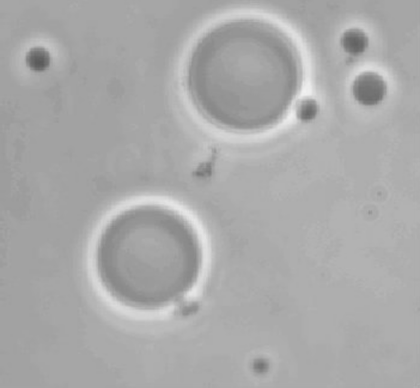
%> input picture Projeto 7/polymercell.tif, 420 x 388 px, shrunk from 702 x 648 before the run
$ octave mainSeg.m   (GNU Octave 9; MATLAB toolbox functions it lacks are replaced by stand-ins)
%> lines starting %> are read from the running program, lines starting %| are printed output that depends on the picture; in (x1, y1, x2, y2) boxes, pixels count from 0 and x2, y2 are one past the last pixel; in counts of white or black regions, pixels touching at a corner belong together; the program's own positions count from 1
%> further down, f is the input picture: size 388x420 uint8; min 90, max 241, mean 169.6
### Projeto 7/sobel.m
function g = sobel(f, threshold)
%> called with threshold = 0.35
    f = double(f);
%> f: size 388x420 double
    g = zeros(size(f));

    %M醩caras de Sobel
    Mx = [-1 0 1; -2 0 2; -1 0 1];
    My = [-1 -2 -1; 0 0 0; 1 2 1];

    %Edge Detection
    for i = 1:size(f,1) - 2
        for j = 1:size(f,2) - 2
            %Aproxima珲es de Gradiente
            Gx = sum(sum(Mx.*f(i:i+2, j:j+2)));
            Gy = sum(sum(My.*f(i:i+2, j:j+2)));

            %c醠culo da magnitude do vetor gradiente
            hip = Gx.^2 + Gy.^2;
            g(i+1, j+1) = sqrt(hip);
        end
    end
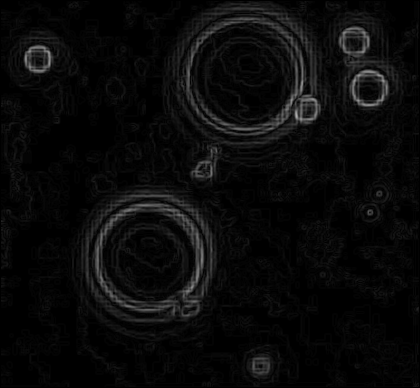
%> g: size 388x420 double; min 0, max 175.1, mean 10.1
    g = uint8(g);
%> g: size 388x420 uint8

    %thresholding
    th_value = threshold*100;
    g = max(g, th_value);
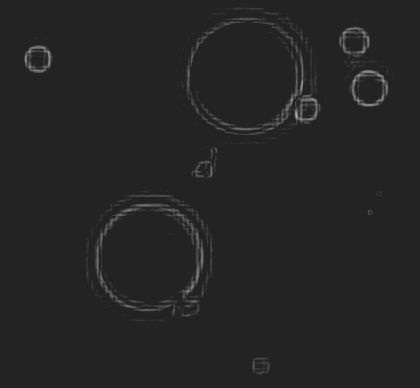
%> g: size 388x420 uint8; min 35, max 175, mean 36.7
    g(g == round(th_value)) = 0;
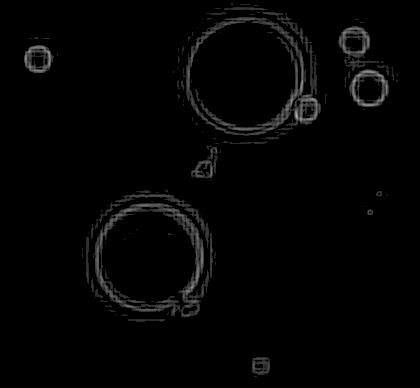
%> g: size 388x420 uint8; min 0, max 175, mean 4

    g = imbinarize(g);
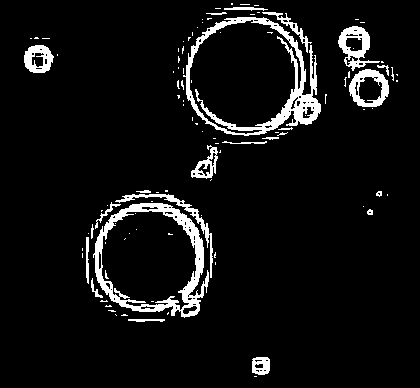
%> g: size 388x420 logical; 6.6% white; 105 white regions (81 under 20 px), largest, box (x1, y1, x2, y2) and area: (183, 17, 321, 136) 3189, (93, 203, 209, 318) 2915, (338, 26, 380, 71) 745
end

### Projeto 7/mainSeg.m
clc; clear; close all;
f = imread('polymercell.tif');
g = sobel(f, 0.35);

figure(1);
imshow(g);
title('Imagem com Bordas Filtradas');
